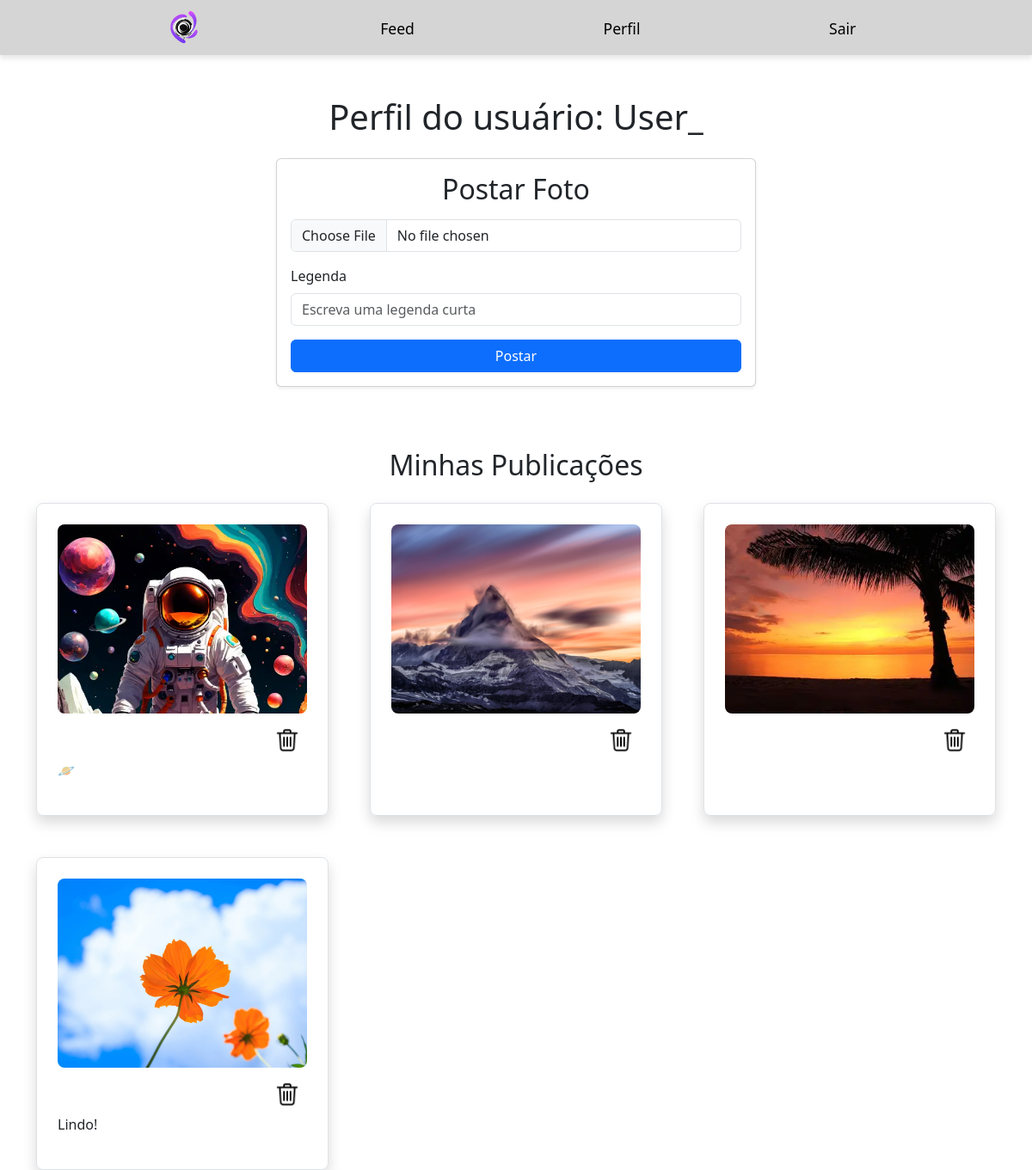
/profile/3 (signed in), run on the app's committed database.
### appfleshi/models.py (models this page shows)
class User(database.Model, UserMixin):
    id = database.Column(database.Integer, primary_key=True)
    username = database.Column(database.String(20), unique=True, nullable=False)
    email = database.Column(database.String(100), unique=True, nullable=False)
    password = database.Column(database.String(60), nullable=False)
    photos = database.relationship('Photo', backref='user', lazy=True)
    likes = database.relationship('Like', backref='user', lazy=True)

class Photo(database.Model):
    id = database.Column(database.Integer, primary_key=True)
    file_name = database.Column(database.String(255), default="default.jpg")
    upload_date = database.Column(database.DateTime(timezone=True), nullable=False, default=lambda: datetime.now(timezone.utc))
    user_id = database.Column(database.Integer, database.ForeignKey("user.id"), nullable=False)
    likes = database.relationship('Like', backref='photo', lazy=True, cascade="all, delete-orphan") #Permite a exclusão de fotos
    caption = database.Column(database.String(255), nullable=False)

### appfleshi/routes.py (the view, shortened to what this page needs)
@app.route('/profile/<user_id>', methods=['GET', 'POST'])
@login_required
def profile(user_id):
    user_to_view = None #Variável flexível
    photo_form = None
    if int(user_id) == current_user.id:
        user_to_view = current_user #Atribui o objeto que é dono do perfil à variável
        photo_form = PhotoForm()
    else:
        user_to_view = User.query.get(int(user_id)) #Atribui um perfil terceiro à variável
        if not user_to_view:
            return redirect(url_for('feed'))
    for photo in user_to_view.photos:
        photo.user_liked = any(like.user_id == current_user.id for like in photo.likes)
    return render_template('profile.html', user=user_to_view, form=photo_form)

### appfleshi/forms.py
class PhotoForm(FlaskForm):
    photo = FileField("Foto", validators=[DataRequired()])
    submit = SubmitField("Postar")
    caption = StringField("Legenda", validators=[Length(max=42)])

### appfleshi/models.py (called while the page is built)
@login_manager.user_loader
def load_user(user_id):
    return User.query.get(int(user_id))

### appfleshi/templates/profile.html (shortened to what this page needs)
{% extends "homepage.html" %}
{% block body %}
{% include "navbar.html" %}
<div class="container mt-5">
    <h1 class="text-center mb-4">Perfil do usuário: {{ user.username }}</h1>
    {% if form %}
  <div class="d-flex justify-content-center">
    <div class="card p-3 mb-4 shadow-sm w-50">
        <h2 class="text-center mb-3">Postar Foto</h2>
        <form method="post" enctype="multipart/form-data">
            <div class="mb-3">
                {{ form.photo(class="form-control") }}
            </div>
            <div class="mt-3 mb-3">
                {{ form.caption.label(class="form-label") }}
                {{ form.caption(class="form-control", rows="3", placeholder="Escreva uma legenda curta") }}
            </div>
            <div>
                {{ form.submit(class="btn btn-primary w-100") }}
            </div>
        </form>
    </div>
  </div>
    {% endif %}
    <h2 class="text-center mt-5 mb-4">Minhas Publicações</h2>
    <div class="row g-5">
        {% for photo in user.photos %}
        <div class="col-12 col-sm-6 col-md-4 d-flex justify-content-center">
            <div class="border rounded-3 p-4 shadow text-end" style="width: 430px;">
                    <img src="{{ url_for('static', filename='posts_photos/' ~ photo.file_name) }}"
                         alt="Imagem de {{ user.username }}"
                         style="width: 100%; height: 220px; object-fit: cover; display: block; border-radius: 8px;x">
                {% if user.id == current_user.id %}
                    <form action="{{ url_for('delete', photo_id=photo.id) }}" method="post" class="mt-2">
                        <button type="submit" class="btn border-0 bg-transparent p-2 ">
                            <img src="{{ url_for('static', filename='site_photos/delete.png') }}"
                                 alt="Lata de lixo" width="30px">
                        </button>
                    </form>
                {% endif %}
                {% if photo.caption %}
                   <p class="text-start">{{ photo.caption }}</p>
                {% endif %}
            </div>
        </div>
        {% endfor %}
    </div>
</div>
{% endblock %}

### data on the page
User: username "User_"
Photo: file_name (picture), caption "🪐"
Photo: file_name (picture)
Photo: file_name (picture)
Photo: file_name (picture), caption "Lindo!"
